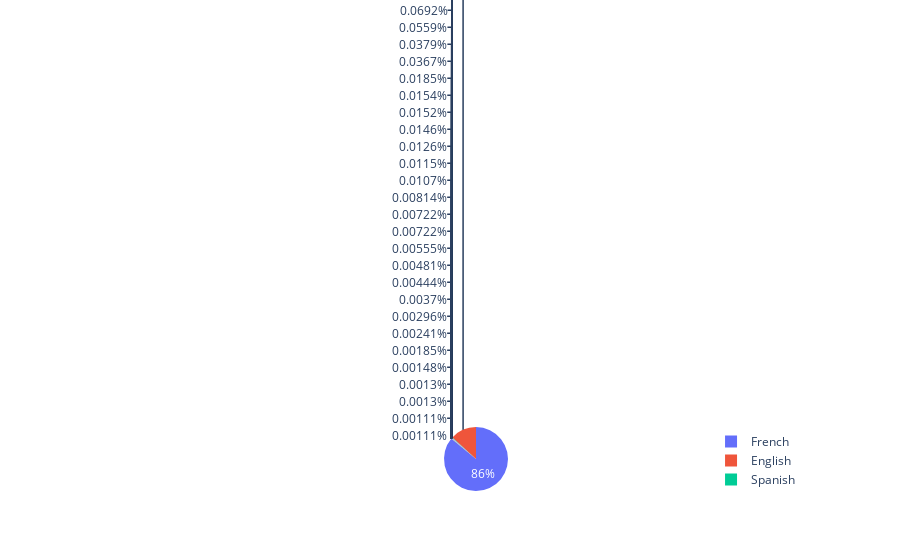

The code cell stored with this chart in its notebook:
### Markdown cell above
The table above shows the languages the their frequencies. As expected, most of the people tweet in french which is expected. However, people still tweet in many other languages. Those other languages are not here by chance. There are factors that lead poeple tweet in other languages. We examine this more when we have even a closer look at the data.

We also plotted a pie chart representing the same data to see the percentage of each language.

### Code cell
def plotPieLangFreq(lang_freq_rdd):
    return px.pie(values=lang_freq_rdd.values().collect(), names=lang_freq_rdd.keys().collect(),
                 title='')
plotPieLangFreq(france_lang_freq).show()

### Figure 1 — Plotly figure (JSON) as saved in the notebook; plotly's stock layout.template omitted (floating-point values rounded to 4 significant figures)
{"data": [{"domain": {"x": [0, 1], "y": [0, 1]}, "hoverlabel": {"namelength": 0}, "hovertemplate": "label=%{label}<br>value=%{value}", "labels": ["French", "English", "Spanish", "Portuguese", "German", "Italian", "Japanese", "Turkish", "Catalan", "Korean", "Russian", "Arabic", "Chinese", "Dutch", "Polish", "Persian", "Malayalam", "Uzbek", "Swedish", "Indonesian", "Czech", "Modern Greek (1453-)", "Serbian", "Ukrainian", "Finnish", "Luxembourgish", "Thai", "Latin", "Waray (Philippines)", "Tamil", "Serbo-Croatian"], "legendgroup": "", "name": "", "showlegend": true, "type": "pie", "values": [464620, 71385, 1141, 708, 453, 374, 302, 205, 198, 100, 83, 82, 79, 68, 62, 58, 44, 39, 39, 30, 26, 24, 20, 16, 13, 10, 8, 7, 7, 6, 6]}], "layout": {"legend": {"tracegroupgap": 0}, "margin": {"t": 60}}}
